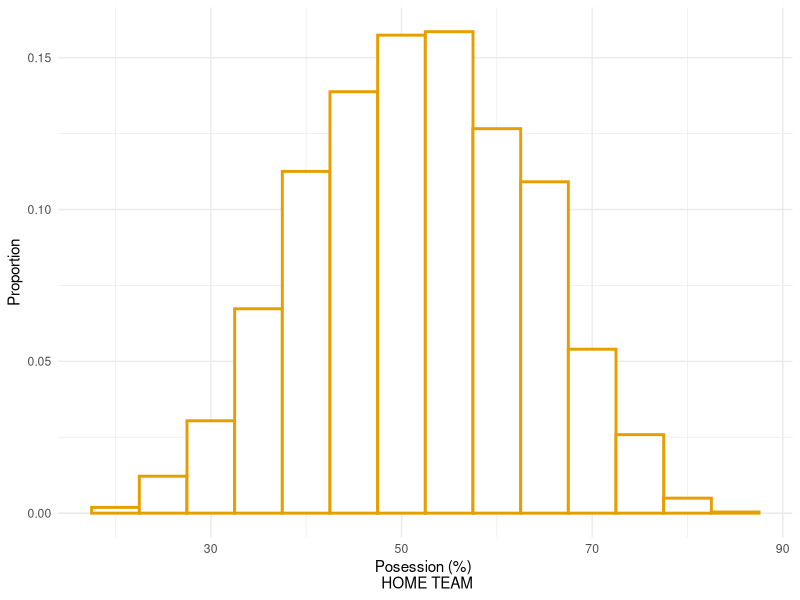
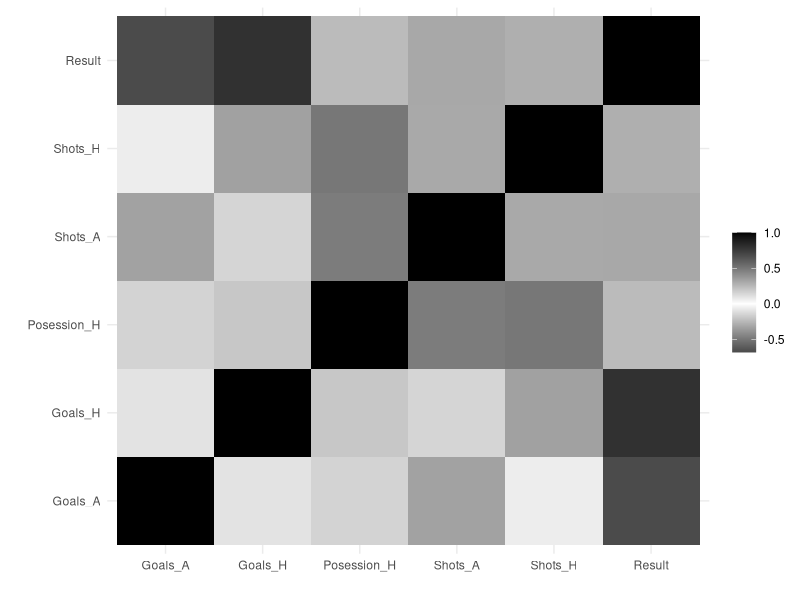
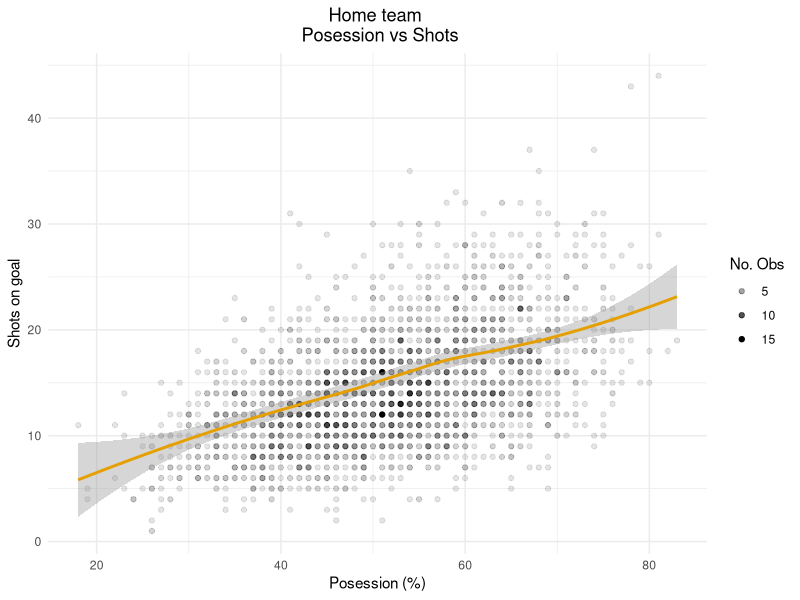

Write R code to recreate these figures, in order. (Note: this script raises an error after producing the figures.)
#==============================================================================
#                         ANALISYS FOR THE BLOG
#==============================================================================

options(stringsAsFactors = F)
library(magrittr)
library(plyr)
library(ggplot2)
library(stringr)
library(reshape2)

theme_set(theme_minimal())

#1.- Load the data ------------------------------------------------------------
DATA <- read.csv('Possesion_post/Dataset.csv')

#2.- CLean the data for the analysis ------------------------------------------

#Remove the percentage symbol
DATA$value %<>% str_replace(pattern = '%',replacement = '') %>% 
  as.numeric

#Recode for better visulization
DATA$variable[DATA$variable=='Home'] <- 'H'
DATA$variable[DATA$variable=='Away'] <- 'A'

#Arrange the data in a nice format
DATA %<>% dcast( formula = id~ Var + variable  , value.var = 'value') 

#3.- Descriptive analysis -----------------------------------------------------

#Number of matches
nrow(DATA)

# Descriptive analysis of possesion

summary(DATA$Posession_H)
sd(DATA$Posession_H)


ggplot(data=DATA, aes(x= Posession_H)) +
  geom_histogram(aes (y=..count../sum(..count..)), fill='white',
                 colour= "#E69F00", bins = 14, size = 1) +
  labs(y ='Proportion', x = 'Posession (%) \n HOME TEAM')

#4.- Relationship with the goals scored----------------------------------------

DATA$Result <- DATA$Goals_H - DATA$Goals_A

Correlation <- cor(DATA[,-c(1,4)]) %>% round(3) %>% melt

ggplot(data =Correlation, aes(x =Var1, y = Var2, fill=value)) + 
  geom_tile()+
    scale_fill_gradient2(low = "black", high = "black", mid = "white") +
  labs(x='', y='') +
  theme(legend.title = element_text(colour = 'white'))

cor_Pos <- cor(DATA[,-c(1,4)])[,'Posession_H'] %>% round(3) %>% data.frame
colnames(cor_Pos) <- 'Correlation'
cor_Pos$Variable <- row.names(cor_Pos)
cor_Pos %<>% arrange(desc(abs(Correlation))) 
cor_Pos[-1,]


cor(DATA$Posession_H, DATA$Shots_H - DATA$Shots_A)
cor(DATA$Posession_H, (DATA$Shots_H)/(DATA$Shots_H + DATA$Shots_A))

#5.- Visualization between shots on goals and posession ------------------


Pos_vs_Shots <- ddply(DATA[,c('Posession_H', 'Shots_H')], 
      .(Posession_H, `Shots_H`), nrow ) 

ggplot(data=Pos_vs_Shots, aes(x = Posession_H, y = Shots_H )) +
  geom_point(aes(alpha = V1)) + geom_smooth(color = "#E69F00") +
  labs(x='Posession (%)', y = 'Shots on goal', alpha= 'No. Obs')+
  ggtitle( 'Home team \n Posession vs Shots')+
  theme(plot.title = element_text(hjust = 0.5)) 
    
eam #6.- Visualization between Posession and Goal difference ----------------------


Pos_vs_ShotDif <- ddply(DATA[,c('Posession_H', 'Shots_H', 'Shots_A')], 
                      .(Posession_H, (Shots_H - Shots_A)), nrow ) 

colnames(Pos_vs_ShotDif)[2] <- 'Shot_Dif'

ggplot(data=Pos_vs_ShotDif, aes(x = Posession_H, y = Shot_Dif )) +
  geom_hline(yintercept=0.5, col = 'black', alpha = .05, size = 5)+
  geom_point(aes(alpha = V1)) + geom_smooth(color = "#E69F00") +
  labs(x='Posession (%)', y = 'Shots on goal \n difference', alpha= 'No. Obs')+
  ggtitle( 'Home team \n Posession vs Shot Difference')+ 
  theme(plot.title = element_text(hjust = 0.5)) 


#7.- GLM Posession vs Shot difference

DATA$Pos_simp <- DATA$Posession_H - 50

lm(data=DATA, formula = (Shots_H - Shots_A)~ Pos_simp ) %>% summary

lm(data =DATA, formula = Result~Shots_H + Shots_A) %>%  summary

#Analysis by Win tie or lose
DATA$WTL <- 'Win'
DATA$WTL[DATA$Result==0] <- 'Tie'
DATA$WTL[DATA$Result<0] <- 'Lose'

Pos_vs_Shots_Res <- ddply(DATA[,c('Posession_H', 'Shots_H','Shots_A', 'WTL')], 
                      .(Posession_H, (Shots_H - Shots_A), WTL), nrow) 

colnames(Pos_vs_Shots_Res)[2] <- 'Shot_Dif'

ggplot(data=DATA, aes(x = Posession_H, y = Shots_H - Shots_A )) +
  geom_point(data = Pos_vs_ShotDif, aes(x = Posession_H, y = Shot_Dif, alpha=V1)) + 
  geom_smooth(aes(group=WTL, , color = WTL)) +
  labs(x='Posession (%)', y = 'Shots on goal \n difference', color= 'Result',
       alpha = 'No. Obs')+
  ggtitle( 'Home team \n Posession vs Shot Difference')+ 
  theme(plot.title = element_text(hjust = 0.5)) +
  scale_color_manual(values=c( "#E69F00", "#56B4E9", "#009E73"))
